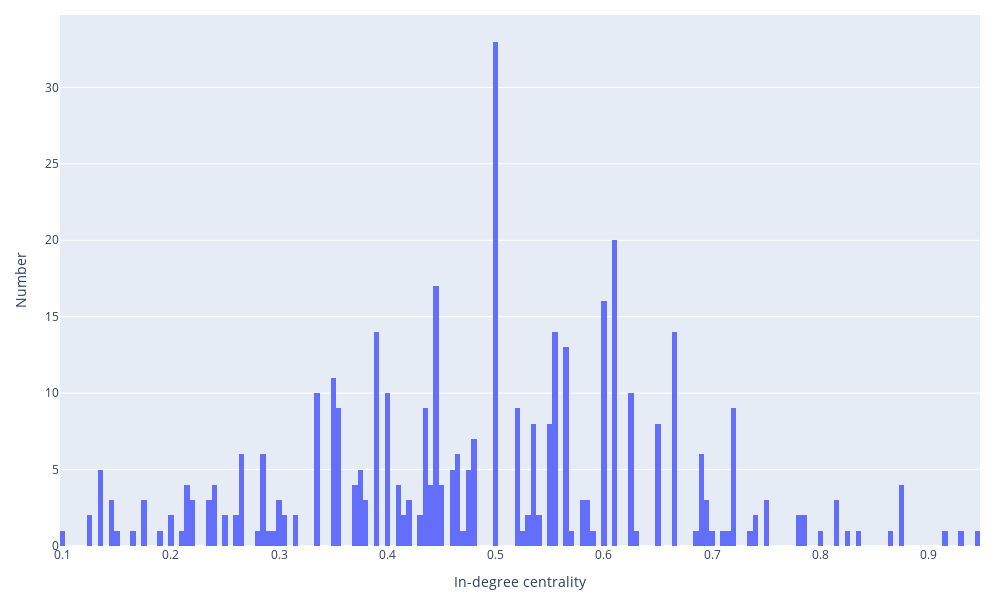

This figure's notebook cell:
### Code cell
fig = px.histogram(df_participant_nom,
                   x='InDegree',
                   nbins=400)
fig.update_layout(
    width=1000,
    height = 600,
    xaxis_title="In-degree centrality", yaxis_title="Number",
    margin = dict(l=60, r=20, t=15, b=40)
)
fig.show()

### Figure 1 — Plotly figure (JSON) as saved in the notebook; plotly's stock layout.template omitted (floating-point values rounded to 4 significant figures; data arrays with more than 128 entries replaced by an {"elided": "..."} marker saying what was removed)
{"data": [{"alignmentgroup": "True", "bingroup": "x", "hovertemplate": "InDegree=%{x}<br>count=%{y}<extra></extra>", "legendgroup": "", "marker": {"color": "#636efa", "pattern": {"shape": ""}}, "name": "", "nbinsx": 400, "offsetgroup": "", "orientation": "v", "showlegend": false, "x": {"elided": "408 float values"}, "xaxis": "x", "yaxis": "y", "type": "histogram"}], "layout": {"xaxis": {"anchor": "y", "domain": [0.0, 1.0], "title": {"text": "In-degree centrality"}}, "yaxis": {"anchor": "x", "domain": [0.0, 1.0], "title": {"text": "Number"}}, "legend": {"tracegroupgap": 0}, "margin": {"t": 15, "l": 60, "r": 20, "b": 40}, "barmode": "relative", "width": 1000, "height": 600}}
